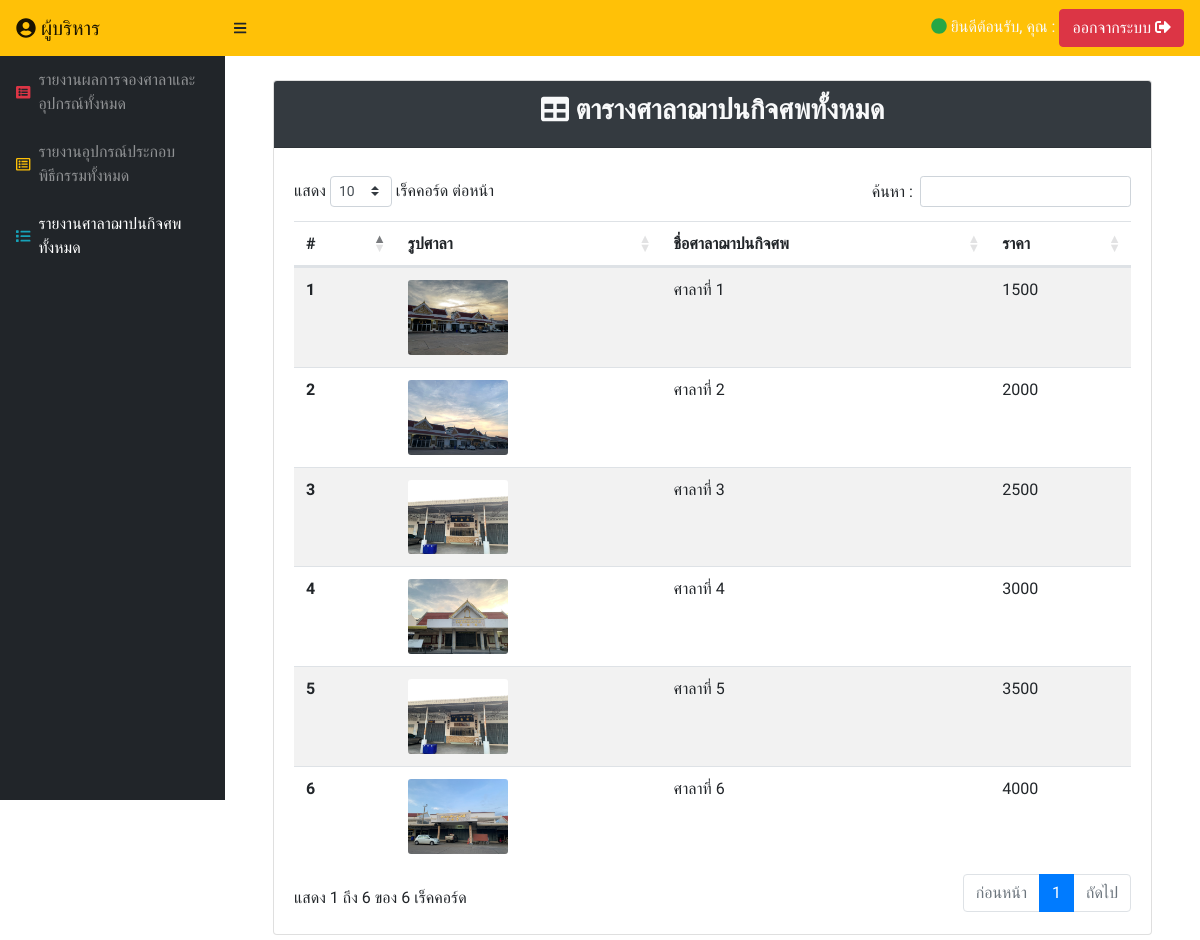
Page /back_house_systwm/executive.php?p=3 on the committed database.
### tables this page shows
CREATE TABLE `pavilion` (
  `id` int(10) NOT NULL,
  `img` varchar(50) NOT NULL,
  `pavilion_name` varchar(50) NOT NULL,
  `price` varchar(10) NOT NULL,
  `status_sala` varchar(20) NOT NULL,
  `booking_d_strat` datetime NOT NULL,
  `booking_d_stop` datetime NOT NULL
);

### back_house_systwm/pavilion_executive.php (the view, shortened to what this page needs)
<?php
    $slN = new DB_conn();
?>
<div class= "container-fluid mb-2">
 <div class="card">
    <div class="card-header bg-dark mb-2">
        <h3 class="text-center text-light"><b><i class="fas fa-table"></i> ตารางศาลาฌาปนกิจศพทั้งหมด</b></h3>
    </div>
    <div class="card-body">
                    <table class="table table-striped" id="myTable">
                <thead>
                    <tr>
                    <th scope="col">#</th>
                    <th scope="col">รูปศาลา</th>
                    <th scope="col">ชื่อศาลาฌาปนกิจศพ</th>
                    <th scope="col">ราคา</th>
                    </tr>
                </thead>
                <tbody>
                <?php
                $n=1;
                $result = $slN->slN_m1();
                while($num = mysqli_fetch_array($result))
                {
                ?>
                    <tr>
                    <th scope="row"><?php $num['id']; echo $n;?></th>
                    <td>
                        <div style="width:100px;">
                                    <img src="../image/pavilion/<?php echo $num['img']; ?>" class="card-img" title="รูปภาพข่าว">
                        </div>
                    </td>
                    <td><?php echo $num['pavilion_name']; ?></td>
                    <td><?php echo $num['price']; ?></td>
                    </tr>
                <?php
                $n++;
                }
                ?>
                </tbody>
                </table>
    </div>
</div>

### rows in the picture
pavilion: img (picture), pavilion_name "ศาลาที่ 1", price "1500"
pavilion: img (picture), pavilion_name "ศาลาที่ 2", price "2000"
pavilion: img (picture), pavilion_name "ศาลาที่ 3", price "2500"
pavilion: img (picture), pavilion_name "ศาลาที่ 4", price "3000"
pavilion: img (picture), pavilion_name "ศาลาที่ 5", price "3500"
pavilion: img (picture), pavilion_name "ศาลาที่ 6", price "4000"
